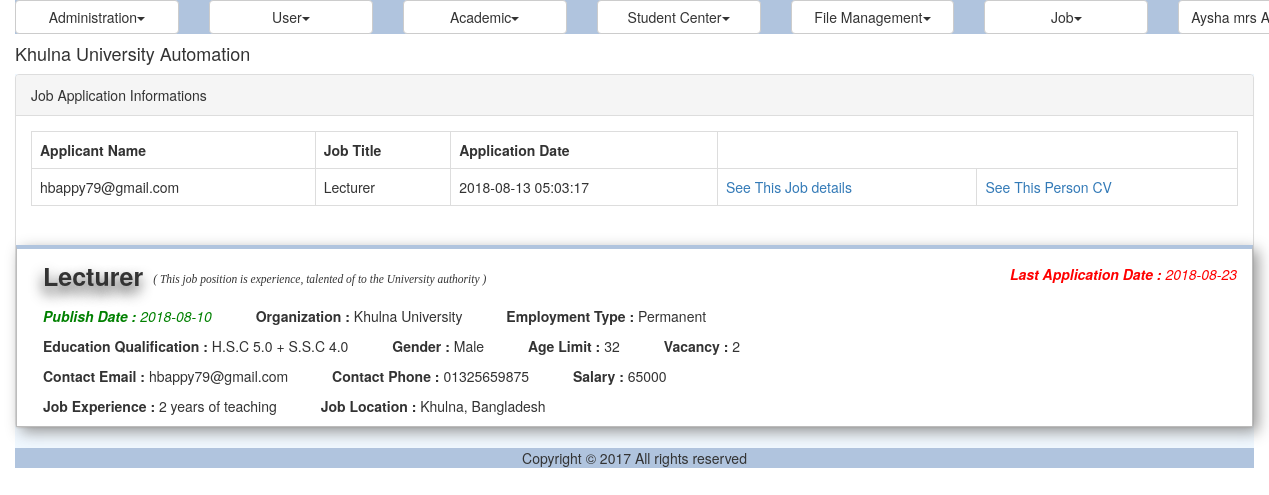
The app's page /job_all_application.php?details=2 (signed in), older data.
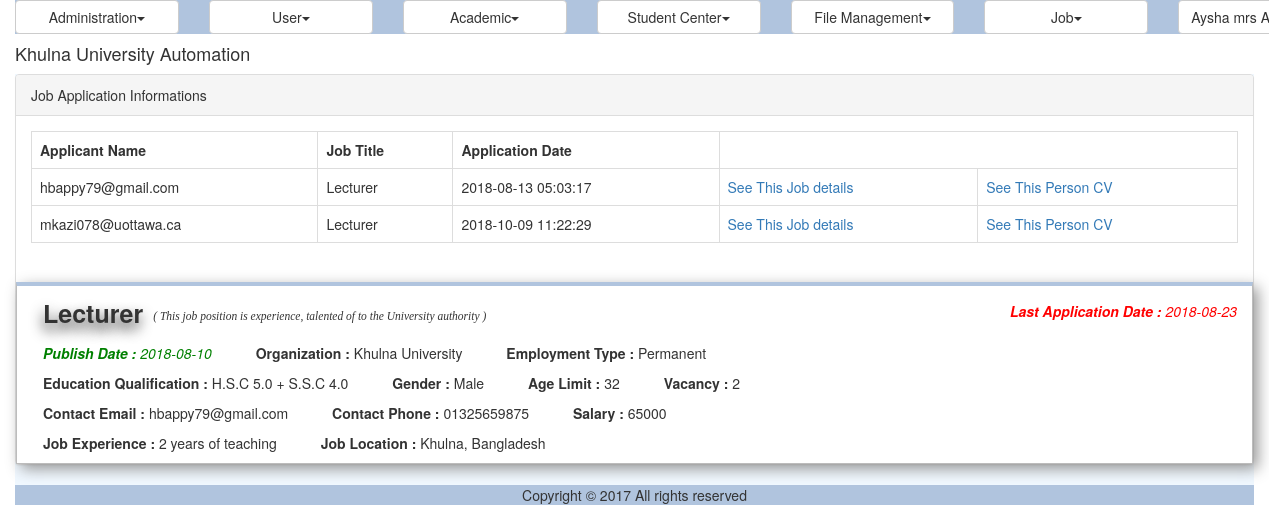
The same page, newer data.
### tables this page shows
CREATE TABLE IF NOT EXISTS `jms_applicant` (
  `ID` int(11) NOT NULL AUTO_INCREMENT,
  `applicantID` varchar(40) NOT NULL,
  `JobID` varchar(40) NOT NULL,
  `cvID` varchar(100) NOT NULL,
  `SubmissionDate` datetime NOT NULL,
  PRIMARY KEY (`ID`)
);

CREATE TABLE IF NOT EXISTS `jms_job` (
  `ID` int(11) NOT NULL AUTO_INCREMENT,
  `Title` varchar(100) NOT NULL,
  `Subtitle` varchar(100) NOT NULL,
  `PublishDate` date NOT NULL,
  `Organization` varchar(45) NOT NULL,
  `Qualification` varchar(500) NOT NULL,
  `Gender` varchar(45) NOT NULL,
  `AgeLimit` varchar(45) NOT NULL,
  `EmploymentType` varchar(45) NOT NULL,
  `NumberOfVacancy` int(11) NOT NULL,
  `Email` varchar(45) NOT NULL,
  `ContactNumber` varchar(45) NOT NULL,
  `Salary` varchar(45) DEFAULT NULL,
  `Location` varchar(255) DEFAULT NULL,
  `JobExperience` varchar(45) DEFAULT NULL,
  `LastDateOfApplication` date NOT NULL,
  PRIMARY KEY (`ID`)
);

### util/class.util.inc (called while the page is built, shortened)
<?php
class ConfigUtil implements I_DBConfig, I_LogConfig, I_LanguageConfig{
	public static $s_instance;
	private $_host;
	private $_username;
	private $_password;
	private $_database;
	public static function getInstance() {
		if(!self::$s_instance) {
			self::$s_instance = new self();
		}
		return self::$s_instance;
	}
	private function readConfig(){
		$this->_ini_array = parse_ini_file(CONFIG.'system.ini');
		$this->_host =	$this->_ini_array['db_host'];
		$this->_username = $this->_ini_array['db_username'];
		$this->_password = $this->_ini_array['db_password'];
		$this->_database = $this->_ini_array['db_database'];
	}
	public function getDBHost(){
		return $this->_host;
	}
	public function getDBUserName(){
		return $this->_username;
	}
	public function getDBPassword(){
		return $this->_password;
	}
	public function getDBName(){
		return $this->_database;
	}
}
class DBUtil implements I_DBUtil {
	private static $s_instance;
	private $_host;
	private $_username;
	private $_password;
	private $_database;
	protected $_connection;
	protected $_result;
	public static function getInstance() {
		if(!self::$s_instance) {
			self::$s_instance = new self();
		}
		return self::$s_instance;
	}
	private function readDBConfig(){
		$_config = ConfigUtil::getInstance();
		$this->_host = $_config->getDBHost();
		$this->_username = $_config->getDBUserName();
		$this->_password = $_config->getDBPassword();
		$this->_database = $_config->getDBName();
	}
	private function setConnection(){
		$this->_connection = new mysqli($this->_host, $this->_username,
			$this->_password, $this->_database);
	}
	public function doQuery($sql) {
		$this->_result = $this->_connection->query($sql) or die(mysqli_error($this->_connection));
		return $this->_result;
	}
	public function getNumRows() {
		$this->_numRows = mysqli_num_rows($this->_result);
		return $this->_numRows;
	}
	public function getAllRows() {
		$rows = array();
		for($x = 0; $x < $this->getNumRows(); $x++) {
			$rows[] = mysqli_fetch_assoc($this->_result);
		}
		return $rows;
	}
	public function getTopRow() {
		return $this->_result->fetch_array();
	}
}
class LogUtil{
	private static $s_instance;
	public static function getInstance(){
		if(!self::$s_instance) {
			self::$s_instance = new self();
		}
		return self::$s_instance;
	}
}
class LangUtil{
	private static $s_instance;
	public static function getInstance() {
		if(!self::$s_instance) {
			self::$s_instance = new self();
		}
		return self::$s_instance;
	}
}
?>

### modules/job/ui/blade/view.job_application.blade.inc (called while the page is built, shortened)
<?php
include_once UTILITY.'class.util.inc';
include_once MODULES_JOB.'bao/class.job_application_bao.inc';
include_once MODULES_JOB.'bao/class.job_list_bao.inc';
$_JobApplicationBAO = new JobApplicationBAO();
$_JobListBAO = new JobListBAO();
if(isset($_GET['details']))
{
	$Job = new Job();
	$Job->setID($_GET['details']);
	$Job=$_JobListBAO->readJobPositions($Job)->getResultObject();
}
?>

### modules/job/bao/class.job_application_bao.inc (called while the page is built, shortened)
<?php
include_once UTILITY.'class.util.inc';
include_once MODULES_JOB.'dao/class.job_application_dao.inc';
Class JobApplicationBAO{
	private $_JobApplicationDAO;
	public function __construct(){
		$this->_JobApplicationDAO = new JobApplicationDAO();
	}
	public function getAllApplication(){
		$Result = $this->_JobApplicationDAO->getAllApplication();
		return $Result;
	}
}
?>

### modules/job/dao/class.job_application_dao.inc (called while the page is built, shortened)
<?php
include_once COMMON.'class.common.inc';
include_once UTILITY.'class.util.inc';
include_once COMMON.'class.common.job.inc';
Class JobApplicationDAO{
	private $_DB;
	public function __construct(){
		$this->_DB = DBUtil::getInstance();
	}
	public function getAllApplication(){
		$ApplicationList = array();
		$this->_DB->doQuery("SELECT * FROM jms_applicant");
		$rows = $this->_DB->getAllRows();
		for($i = 0; $i < sizeof($rows); $i++) {
			$row = $rows[$i];
			$this->_JOB_Application = new JOB_Application();
		    $this->_JOB_Application->setID ( $row['ID']);
		    $this->_JOB_Application->setapplicantID ( $row['applicantID'] );
		    $this->_JOB_Application->setJobID ( $row['JobID'] );
		    $this->_JOB_Application->setcvID ( $row['cvID'] );
		    $this->_JOB_Application->setSubmissionDate( $row['SubmissionDate'] );
		    $this->_DB->doQuery("SELECT * FROM jms_job where ID like '".$row['JobID']."'");
			$row = $this->_DB->getTopRow();
		    $this->_JOB_Application->setjobname( $row['Title'] );
		    $ApplicationList[]=$this->_JOB_Application;
		}
		$Result = new Result();
		$Result->setIsSuccess(1);
		$Result->setResultObject($ApplicationList);
		return $Result;
	}
}
?>

### common/class.common.inc (called while the page is built, shortened)
<?php
class Result{
    private $_IsSuccess=0;
    private $_ResultObject;
    public function setIsSuccess($IsSuccess){
        $this->_IsSuccess = $IsSuccess;
    }
    public function getIsSuccess(){
        return $this->_IsSuccess;
    }
    public function setResultObject($ResultObject){
        $this->_ResultObject = $ResultObject;
    }
    public function getResultObject(){
        return $this->_ResultObject;
    }
}
?>

### common/class.common.job.inc (called while the page is built, shortened)
<?php
class Job{
    private $_ID;
    private $_Title;
    private $_Subtitle;
    private $_PublishDate;
    private $_Organization;
    private $_Qualification;
    private $_Gender;
    private $_AgeLimit;
    private $_EmploymentType;
    private $_NumberOfVacancy;
    private $_Email;
    private $_ContactNumber;
    private $_Salary;
    private $_Location;
    private $_JobExperience;
    private $_LastDateOfApplication;
    public function setID ( $ID ) {
        $this->_ID = $ID;
    }
    public function getID () {
        return $this->_ID;
    }
    public function setTitle( $Title ) {
        $this->_Title = $Title;
    }
    public function getTitle() {
        return $this->_Title;
    }
    public function setSubtitle ( $Subtitle ) {
        $this->_Subtitle = $Subtitle;
    }
    public function getSubtitle () {
        return $this->_Subtitle;
    }
    public function setPublishDate ( $PublishDate ) {
        $this->_PublishDate = $PublishDate;
    }
    public function getPublishDate () {
        return $this->_PublishDate;
    }
    public function setOrganization ( $Organization ) {
        $this->_Organization = $Organization;
    }
    public function getOrganization () {
        return $this->_Organization;
    }
    public function setQualification ( $Qualification ) {
        $this->_Qualification = $Qualification;
    }
    public function getQualification () {
        return $this->_Qualification;
    }
    public function setGender ( $Gender ) {
        $this->_Gender = $Gender;
    }
    public function getGender () {
        return $this->_Gender;
    }
    public function setAgeLimit( $AgeLimit ) {
        $this->_AgeLimit = $AgeLimit;
    }
    public function getAgeLimit() {
        return $this->_AgeLimit;
    }
    public function setEmploymentType ( $EmploymentType ) {
        $this->_EmploymentType = $EmploymentType;
    }
    public function getEmploymentType () {
        return $this->_EmploymentType;
    }
    public function setNumberOfVacancy ( $NumberOfVacancy ) {
        $this->_NumberOfVacancy = $NumberOfVacancy;
    }
    public function getNumberOfVacancy () {
        return $this->_NumberOfVacancy;
    }
    public function setEmail ( $Email ) {
        $this->_Email = $Email;
    }
    public function getEmail () {
        return $this->_Email;
    }
    public function setContactNumber ( $ContactNumber ) {
        $this->_ContactNumber = $ContactNumber;
    }
    public function getContactNumber () {
        return $this->_ContactNumber;
    }
    public function setSalary ( $Salary ) {
        $this->_Salary = $Salary;
    }
    public function getSalary () {
        return $this->_Salary;
    }
    public function setLocation( $Location ) {
        $this->_Location = $Location;
    }
    public function getLocation() {
        return $this->_Location;
    }
    public function setJobExperience ( $JobExperience ) {
        $this->_JobExperience = $JobExperience;
    }
    public function getJobExperience () {
        return $this->_JobExperience;
    }
    public function setLastDateOfApplication ( $LastDateOfApplication ) {
        $this->_LastDateOfApplication = $LastDateOfApplication;
    }
    public function getLastDateOfApplication () {
        return $this->_LastDateOfApplication;
    }
}
class JOB_Application{
    private $_applicantID;
    private $_JobID;
    private $_SubmissionDate;
    private $_jobname;
    public function setapplicantID ( $applicantID ) {
        $this->_applicantID = $applicantID;
    }
    public function getapplicantID () {
        return $this->_applicantID;
    }
    public function setJobID ( $JobID ) {
        $this->_JobID = $JobID;
    }
    public function getJobID () {
        return $this->_JobID;
    }
    public function setSubmissionDate( $SubmissionDate ) {
        $this->_SubmissionDate = $SubmissionDate;
    }
    public function getSubmissionDate () {
        return $this->_SubmissionDate;
    }
    public function setjobname( $jobname ) {
        $this->_jobname = $jobname;
    }
    public function getjobname () {
        return $this->_jobname;
    }
}
?>

### modules/job/bao/class.job_list_bao.inc (called while the page is built, shortened)
<?php
include_once UTILITY.'class.util.inc';
include_once MODULES_JOB.'dao/class.job_list_dao.inc';
Class JobListBAO{
	private $_JobListDAO;
	public function __construct(){
		$this->_JobListDAO = new JobListDAO();
	}
	public function readJobPositions($Job){
		$Result = $this->_JobListDAO->readJobPositions($Job);
		return $Result;
	}
}
?>

### modules/job/dao/class.job_list_dao.inc (called while the page is built, shortened)
<?php
include_once COMMON.'class.common.inc';
include_once UTILITY.'class.util.inc';
include_once COMMON.'class.common.job.inc';
Class JobListDAO{
	private $_DB;
	public function __construct(){
		$this->_DB = DBUtil::getInstance();
	}
	public function readJobPositions($Job){
		$this->_DB->doQuery("SELECT * FROM jms_job where ID like '".$Job->getID()."'");
		$rows = $this->_DB->getAllRows();
		$row = $rows[0];
		$this->_Job = new Job();
	    $this->_Job->setID ( $row['ID']);
	    $this->_Job->setTitle ( $row['Title'] );
	    $this->_Job->setSubtitle ( $row['Subtitle'] );
	    $this->_Job->setPublishDate ( $row['PublishDate'] );
	    $this->_Job->setOrganization( $row['Organization'] );
	    $this->_Job->setQualification( $row['Qualification'] );
	    $this->_Job->setGender( $row['Gender'] );
	    $this->_Job->setAgeLimit ( $row['AgeLimit'] );
	    $this->_Job->setEmploymentType( $row['EmploymentType'] );
	    $this->_Job->setNumberOfVacancy( $row['NumberOfVacancy'] );
	    $this->_Job->setEmail( $row['Email'] );
	    $this->_Job->setContactNumber ( $row['ContactNumber'] );
	    $this->_Job->setSalary( $row['Salary'] );
	    $this->_Job->setLocation( $row['Location'] );
	    $this->_Job->setJobExperience( $row['JobExperience'] );
	    $this->_Job->setLastDateOfApplication( $row['LastDateOfApplication'] );
		$Result = new Result();
		$Result->setIsSuccess(1);
		$Result->setResultObject($this->_Job);
		return $Result;
	}
}
?>

### modules/job/ui/view.job_all_application.inc (the view, shortened to what the changed rows need)
<?php
include_once 'blade/view.job_application.blade.inc';
include_once COMMON.'class.common.inc';
?>
<div class="panel panel-default">
<div class="panel-body over">
    	<table class="table table-bordered">
	    	<?php
				$Result = $_JobApplicationBAO->getAllApplication();
				if($Result->getIsSuccess()){
					$ApplicationList = $Result->getResultObject();
					?>
					<tr>
						<th>Applicant Name</th>
						<th>Job Title</th>
						<th>Application Date</th>
					</tr>
					<?php
					for($i = 0; $i < sizeof($ApplicationList); $i++) {
						$Application = $ApplicationList[$i];
						?>
					    <tr>
					    	<td><?php echo $Application->getapplicantID(); ?></td>
						    <td><?php echo $Application->getjobname(); ?></td>
						    <td><?php echo $Application->getSubmissionDate(); ?></td>
						    <td>
						    <a href="?details=<?php echo $Application->getJobID(); ?>" onclick="return confirm('sure to See !'); " >See This Job details</a>
						    </td>
						    <td>
						    <a href="?personcv=<?php echo $Application->getapplicantID(); ?>" onclick="return confirm('sure to See !'); " >See This Person CV</a>
						    </td>
					    </tr>
					<?php
					}
				}
				else{
					echo $Result->getResultObject();
				}
			?>
		</table>
    </div>
    <?php
    	if(isset($_GET['details'])){
				?>
					<div class="jms_block">
					    <p class="jms_title inline"><?php echo $Job->getTitle(); ?></p>
					    <p class="jms_Subtitle inline">( <?php echo $Job->getSubtitle(); ?> )</p><br>
					    <p class="jms_PublishDate inline"><span>Publish Date : </span><?php echo $Job->getPublishDate(); ?></p>
					    <p class="jms_Organization inline"><span>Organization : </span><?php echo $Job->getOrganization(); ?></p>
					    <p class="jms_EmploymentType inline"><span>Employment Type : </span><?php echo $Job->getEmploymentType()?></p><br>
					    <p class="jms_Qualification inline"><span> Education Qualification : </span><?php echo $Job->getQualification()?></p>
					    <p class="jms_Gender inline"><span>Gender : </span><?php echo $Job->getGender(); ?></p>
					    <p class="jms_AgeLimit inline"><span>Age Limit : </span><?php echo $Job->getAgeLimit(); ?></p>
					    <p class="jms_NumberOfVacancy inline"><span>Vacancy : </span><?php echo $Job->getNumberOfVacancy(); ?></p><br>
					    <p class="jms_Email inline"><span>Contact Email : </span><?php echo $Job->getEmail(); ?></p>
					    <p class="jms_ContactNumber inline"><span>Contact Phone : </span><?php echo $Job->getContactNumber()?></p>
					    <p class="jms_Salary inline"><span>Salary : </span><?php echo $Job->getSalary(); ?></p><br>
					    <p class="jms_JobExperience inline"><span>Job Experience : </span><?php echo $Job->getJobExperience()?></p>
					    <p class="jms_Location inline"><span> Job Location : </span><?php echo $Job->getLocation(); ?></p><br>
					    <p class="jms_LastDateOfApplication inline"><span>Last Application Date : </span><?php echo $Job->getLastDateOfApplication(); ?></p>
					</div>
				<?php
		}
		?>
</div>

Row changes from the older to the newer data that the page shows:
added jms_applicant: applicantID "mkazi078@uottawa.ca", $Application->getjobname() "Lecturer", SubmissionDate "2018-10-09 11:22:29"
